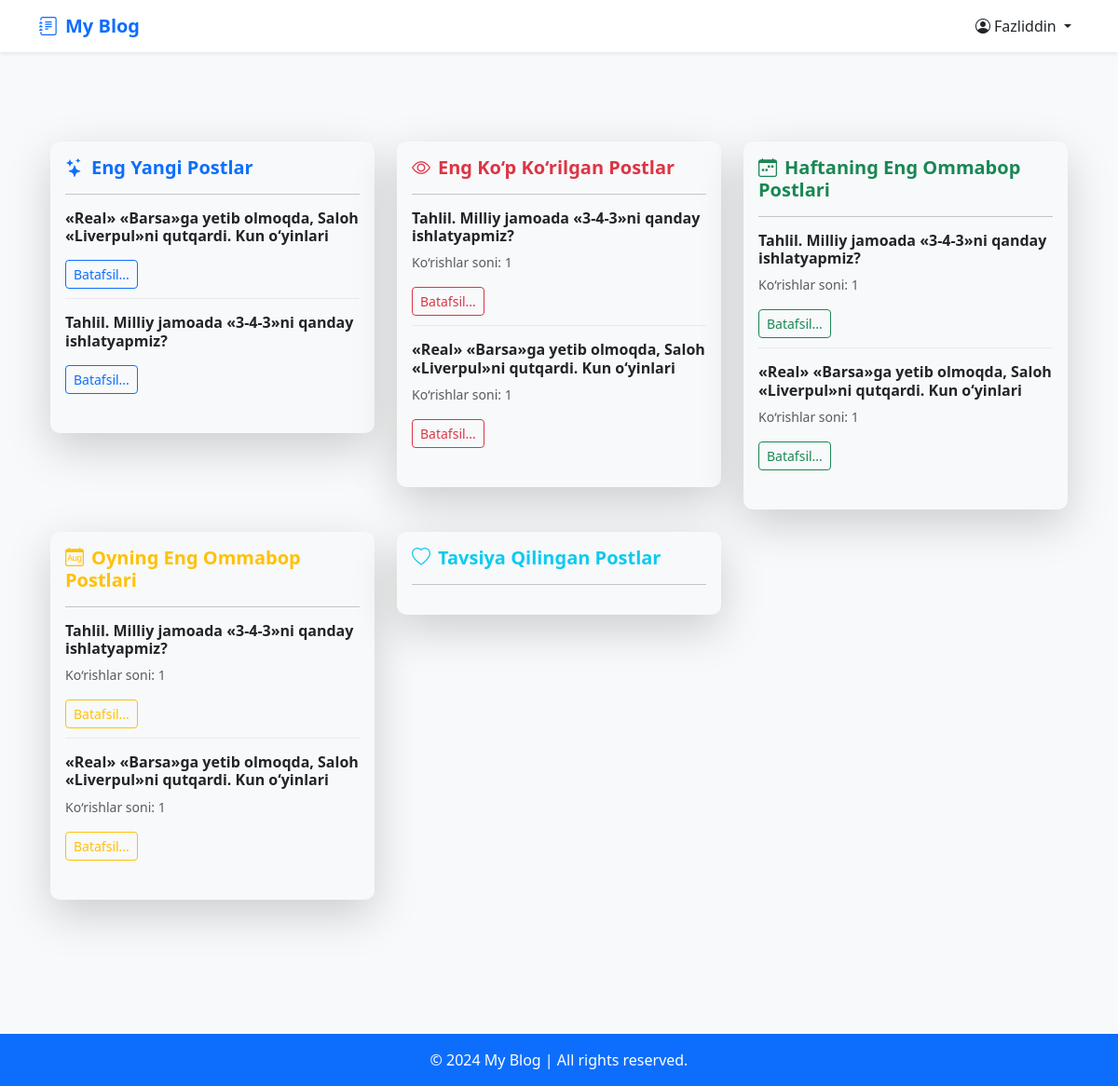
Screenshot of / (signed in) with the database file from the repository.
### users/models.py (models this page shows)
class CustomUser(AbstractBaseUser, PermissionsMixin, BaseModel):
    class Status(models.TextChoices):
        USER = "US", "User"
        ADMIN = "AD", 'Admin'
    first_name = models.CharField(_("first name"), max_length=150)
    last_name = models.CharField(_("last name"), max_length=150)
    email = models.EmailField(_("email"), unique=True)
    status = models.CharField(max_length=2, choices=Status.choices, default=Status.USER)
    image = models.ImageField(upload_to='users/', default='users/default-user.png')
    is_staff = models.BooleanField(default=False)
    is_active = models.BooleanField(default=True)
    USERNAME_FIELD = 'email'
    objects = CustomUserManager()
    class Meta:
        verbose_name = _("User")
        verbose_name_plural = _("Users")
    def __str__(self):
        return f"{self.first_name}"

### posts/models.py (models this page shows, shortened)
class Post(BaseModel):
    class Status(models.TextChoices):
        DRAFT = "DB", "Draft"
        PUBLISHED = "PB", "Published"
    title = models.CharField(_("Title"), max_length=250)
    desc = models.TextField(_("Desc"))
    image = models.ImageField(upload_to="posts/", default="posts/default-post.jpeg")
    status = models.CharField(max_length=2, choices=Status.choices, default=Status.DRAFT)
    user = models.ForeignKey(CustomUser, on_delete=models.CASCADE)
    view_count = models.PositiveIntegerField(default=0)
    is_recommended = models.BooleanField(default=False)

### common/views.py (the view)
# urls.py: path('', HomePageView.as_view(), name='home'),
class HomePageView(View):
    def get(self, request):
        now = timezone.now()
        last_week = now - timedelta(days=7)
        last_month = now - timedelta(days=30)
        latest_post = Post.objects.filter(status=Post.Status.PUBLISHED).order_by('-created_time')[:5]
        most_view_post = Post.objects.filter(status=Post.Status.PUBLISHED).order_by('-view_count')[:5]
        popular_this_week = Post.objects.filter(status=Post.Status.PUBLISHED, created_time__gte=last_week).order_by(
            '-view_count')[:5]
        popular_this_month = Post.objects.filter(status=Post.Status.PUBLISHED, created_time__gt=last_month).order_by(
            '-view_count')[:5]
        posts = Post.objects.filter(status=Post.Status.PUBLISHED).order_by('-created_time')
        recommended_post = Post.objects.filter(status=Post.Status.PUBLISHED, is_recommended=True)[:5]
        context = {
            "posts": posts,
            'latest_post': latest_post,
            'most_view_post': most_view_post,
            'popular_this_week': popular_this_week,
            'popular_this_month': popular_this_month,
            'recommended_post': recommended_post
        }
        return render(request, 'home.html', context)

### templates/home.html (shortened to what this page needs)
{% extends 'base.html' %}
{% load static %}
{% block content %}
<div class="container py-5">
    <div class="row gy-4">
        <div class="col-lg-4 col-md-6">
            <div class="card border-0 shadow-lg bg-light">
                <div class="card-body">
                    <h5 class="card-title text-primary fw-bold">
                        <i class="bi bi-stars me-2"></i>Eng Yangi Postlar
                    </h5>
                    <hr>
                    {% for post in latest_post %}
                        <div class="post-item mb-3">
                            <h6 class="fw-semibold text-dark">{{ post.title }}</h6>
                            <a href="{% url 'posts:detail' post.id %}" class="btn btn-sm btn-outline-primary">Batafsil...</a>
                        </div>
                    {% endfor %}
                </div>
            </div>
        </div>
        <div class="col-lg-4 col-md-6">
            <div class="card border-0 shadow-lg bg-light">
                <div class="card-body">
                    <h5 class="card-title text-danger fw-bold">
                        <i class="bi bi-eye me-2"></i>Eng Ko‘p Ko‘rilgan Postlar
                    </h5>
                    <hr>
                    {% for post in most_view_post %}
                        <div class="post-item mb-3">
                            <h6 class="fw-semibold text-dark">{{ post.title }}</h6>
                            <p class="text-muted small">Ko‘rishlar soni: {{ post.view_count }}</p>
                            <a href="{% url 'posts:detail' post.pk %}" class="btn btn-sm btn-outline-danger">Batafsil...</a>
                        </div>
                    {% endfor %}
                </div>
            </div>
        </div>
        <div class="col-lg-4 col-md-6">
            <div class="card border-0 shadow-lg bg-light">
                <div class="card-body">
                    <h5 class="card-title text-success fw-bold">
                        <i class="bi bi-calendar-week me-2"></i>Haftaning Eng Ommabop Postlari
                    </h5>
                    <hr>
                    {% for post in popular_this_week %}
                        <div class="post-item mb-3">
                            <h6 class="fw-semibold text-dark">{{ post.title }}</h6>
                            <p class="text-muted small">Ko‘rishlar soni: {{ post.view_count }}</p>
                            <a href="{% url 'posts:detail' post.id %}" class="btn btn-sm btn-outline-success">Batafsil...</a>
                        </div>
                    {% endfor %}
                </div>
            </div>
        </div>
        <div class="col-lg-4 col-md-6">
            <div class="card border-0 shadow-lg bg-light">
                <div class="card-body">
                    <h5 class="card-title text-warning fw-bold">
                        <i class="bi bi-calendar-month me-2"></i>Oyning Eng Ommabop Postlari
                    </h5>
                    <hr>
                    {% for post in popular_this_month %}
                        <div class="post-item mb-3">
                            <h6 class="fw-semibold text-dark">{{ post.title }}</h6>
                            <p class="text-muted small">Ko‘rishlar soni: {{ post.view_count }}</p>
                            <a href="{% url 'posts:detail' post.pk %}" class="btn btn-sm btn-outline-warning">Batafsil...</a>
                        </div>
                    {% endfor %}
                </div>
            </div>
        </div>
        <div class="col-lg-4 col-md-6">
            <div class="card border-0 shadow-lg bg-light">
                <div class="card-body">
                    <h5 class="card-title text-info fw-bold">
                        <i class="bi bi-heart me-2"></i>Tavsiya Qilingan Postlar
                    </h5>
                    <hr>
                </div>
            </div>
        </div>
    </div>
</div>
{% endblock %}

### templates/base.html (shortened to what this page needs)
<!DOCTYPE html>
<html lang="en">
{% load static %}
<head>
    <link href="https://cdn.jsdelivr.net/npm/bootstrap@5.3.3/dist/css/bootstrap.min.css" rel="stylesheet"
>
    <link rel="stylesheet" href="https://cdn.jsdelivr.net/npm/bootstrap-icons@1.11.3/font/bootstrap-icons.min.css">
    <link rel="stylesheet" href="{% static 'css/main.css' %}">
</head>
<body class="bg-light">
<nav class="navbar navbar-expand-lg navbar-light bg-white shadow-sm">
    <div class="container">
        <a class="navbar-brand text-primary fw-bold" href="{% url 'common:home' %}"><i class="bi bi-journal-text me-2"></i>My Blog</a>
        <div class="collapse navbar-collapse" id="navbarNav">
            <ul class="navbar-nav ms-auto">
                {% if request.user.is_authenticated %}
                    <li class="nav-item dropdown">
                        <a class="nav-link dropdown-toggle text-dark" href="#" id="userMenu" role="button" data-bs-toggle="dropdown"
                           aria-expanded="false">
                            <i class="bi bi-person-circle me-1"></i>{{ request.user }}
                        </a>
                    </li>
                {% else %}
                    <li class="nav-item">
                        <a class="btn btn-outline-primary ms-2" href="{% url 'users:login' %}"><i class="bi bi-box-arrow-in-right me-1"></i>Login</a>
                    </li>
                {% endif %}
            </ul>
        </div>
    </div>
</nav>
<div class="container py-5">
    {% block content %}
    {% endblock %}
</div>
<footer class="bg-primary text-white text-center py-3 mt-5">
    <p class="mb-0">© 2024 My Blog | All rights reserved.</p>
</footer>
</body>
</html>

### static/css/main.css (style rules this page uses)
.post-item { border-bottom: 1px solid #eaeaea; padding-bottom: 10px; }
.post-item:last-child { border-bottom: none; }
.card { border-radius: 10px; }
.card-body h5 { font-weight: 600; }

### rows the page displays
CustomUser: user "Fazliddin"
Post: title "«Real» «Barsa»ga yetib olmoqda, Saloh «Liverpul»ni qutqardi. Kun o‘yinlari", view_count "1"
Post: title "Tahlil. Milliy jamoada «3-4-3»ni qanday ishlatyapmiz?", view_count "1"
